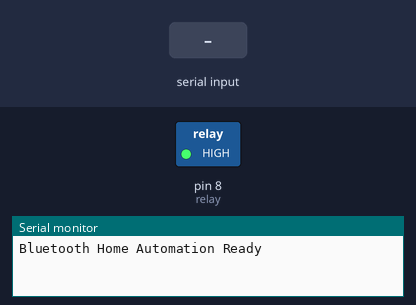
A sketch run on a simulated Arduino Uno, built with avr-gcc and run on an emulated ATmega328P. On the bench: switched loads named in the sketch (green lamp = pin HIGH), the last lines printed to the serial monitor. Inputs (shaded band) come from the test bench.

Above: at 1.2 s.
1.3 s: "1" received over the second serial link
At 1.8 s:
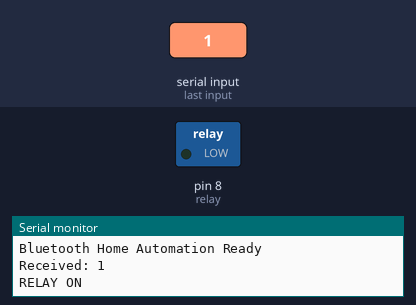
2.8 s: "0" received over the second serial link
At 4.2 s:
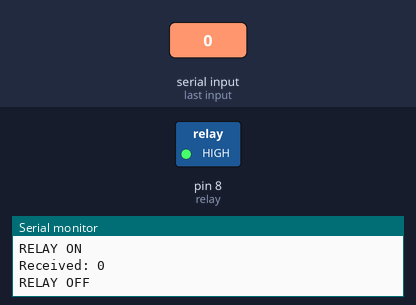
Timing chart, 0 to 5.8 s (numbered marks = the images above; inputs shaded):
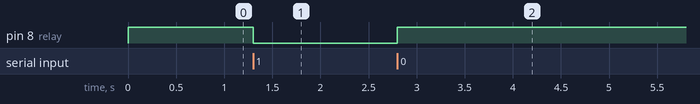

The sketch:

Bluetooth_Home_Automation.ino
```cpp
// (licence header left out)
#include <SoftwareSerial.h>

// HC-05 Bluetooth on SoftwareSerial
#define BT_RX 2   // Arduino RX  <- HC-05 TX
#define BT_TX 3   // Arduino TX  -> HC-05 RX (use voltage divider)

SoftwareSerial btSerial(BT_RX, BT_TX);  // RX, TX

int relay = 8;            // Relay control pin
bool activeLow = true;   // true = Active LOW relay, false = Active HIGH

void setup() {
  Serial.begin(9600);     // Serial Monitor (debug)
  btSerial.begin(9600);  // HC-05 default baud rate

  pinMode(relay, OUTPUT);

  // Turn relay OFF at startup (safety)
  digitalWrite(relay, activeLow ? HIGH : LOW);

  Serial.println("Bluetooth Home Automation Ready");
  btSerial.println("Device Connected. Send 1 = ON, 0 = OFF");
}

void loop() {
  // Check if any data is received from Bluetooth
  if (btSerial.available()) {
    char c = btSerial.read();   // Read command
    Serial.print("Received: ");
    Serial.println(c);

    // If '1' is received, turn relay ON
    if (c == '1') {
      digitalWrite(relay, activeLow ? LOW : HIGH);  // Relay ON
      Serial.println("RELAY ON");
      btSerial.println("RELAY ON");
    }
    // If '0' is received, turn relay OFF
    else if (c == '0') {
      digitalWrite(relay, activeLow ? HIGH : LOW);  // Relay OFF
      Serial.println("RELAY OFF");
      btSerial.println("RELAY OFF");
    }

    delay(200);  // Small delay to avoid rapid toggling
  }
}
```

Measured:
- after the input at 1.3 s, pin 8 (relay): HIGH → LOW at once
- after the input at 2.8 s, pin 8 (relay): LOW → HIGH at once
